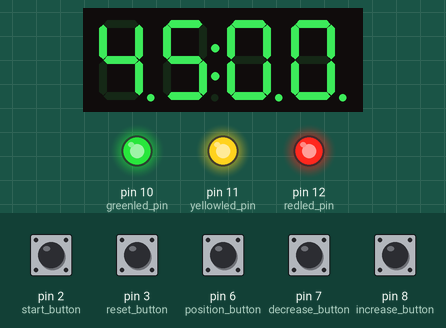
This sketch was run on a simulated Arduino Uno, built with avr-gcc and run on an emulated ATmega328P. Parts: 4-digit seven-segment display, output pins drawn as LEDs (lit = HIGH). Inputs (shaded band) come from the test bench; at power-on: pin 2 (start_button), pin 3 (reset_button), pin 6 (position_button) HIGH, pin 7 (decrease_button), pin 8 (increase_button) LOW.

Above: at 1.2 s.
1.3 s: pin 2 (start_button) pulled LOW for 0.15 s
At 3.5 s:
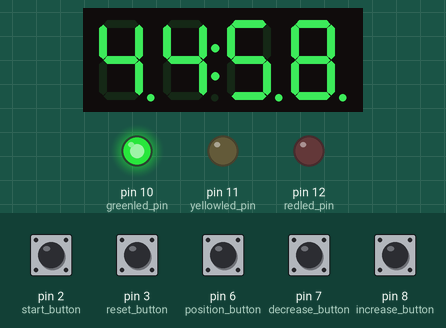
4.4 s: pin 3 (reset_button) pulled LOW for 0.15 s
At 5.6 s:
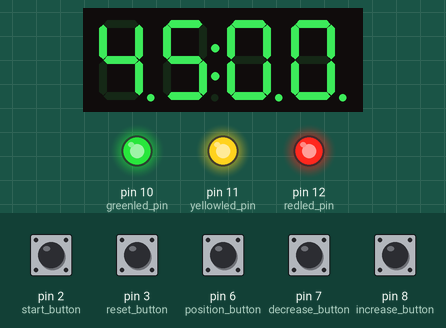
6.0 s: pin 6 (position_button) pulled LOW for 0.15 s
At 7.7 s:
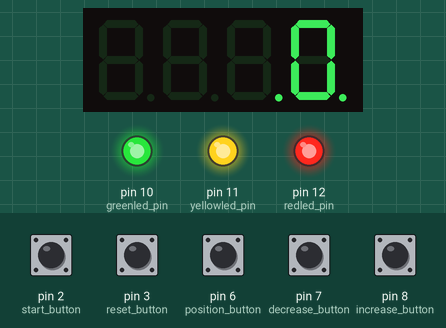
8.0 s: pin 7 (decrease_button) pulled HIGH for 1 s
At 9.8 s:
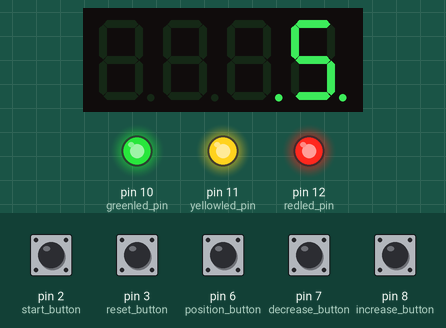
10.5 s: pin 8 (increase_button) pulled HIGH for 1 s
At 11.8 s:
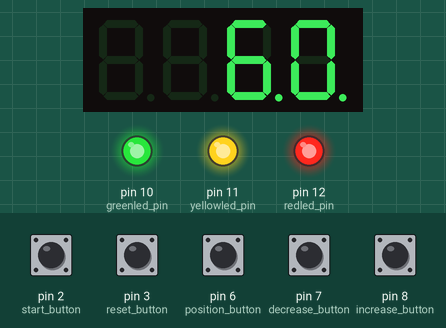
13.0 s: pin 2 (start_button) pulled LOW for 1 s
At 15.2 s:
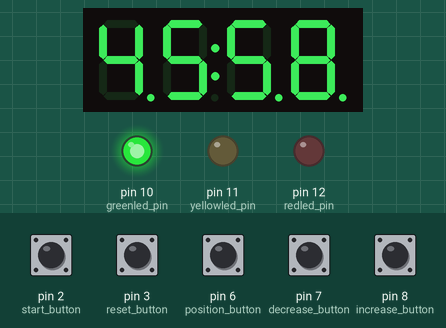
Timing chart, 0 to 16.7 s (numbered marks = the images above; inputs shaded):
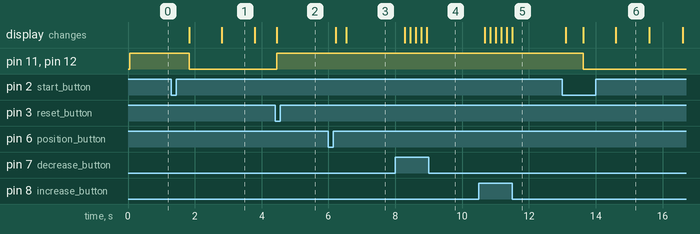

Measured:
- after the input at 1.3 s, pin 11 (yellowled_pin), pin 12 (redled_pin): HIGH → LOW after 0.53 s; the display: first changes after 0.53 s (image 1 shows a later state)
- after the input at 4.4 s, pin 11 (yellowled_pin), pin 12 (redled_pin): LOW → HIGH after 0.05 s
- after the input at 6.0 s, the display: first changes after 0.22 s (image 3 shows a later state)
- after the input at 8.0 s, the display: first changes after 0.28 s (image 4 shows a later state)
- after the input at 10.5 s, the display: first changes after 0.18 s (image 5 shows a later state)
- after the input at 13.0 s, pin 11 (yellowled_pin), pin 12 (redled_pin): HIGH → LOW after 0.63 s; the display: first changes after 0.10 s (image 6 shows a later state)
- what the display in image 1 shows lasts 1.0 s, from 2.8 s to 3.8 s

The sketch:

volcampcountdown.ino
```cpp
// Final code for the count down timer - start, pause, customizable timer
// Library by Avishay Orpaz (tools menu--> manage libraries--> type 'tm1637'--> install library by Avishay Orpaz)
// Code edited by Omkar Khade
// Optimized and LED light adding by Christophe

// Include Library
#include <Arduino.h>
#include <TM1637Display.h>

// Module connection pins (Digital Pins)
#define CLK 4
#define DIO 5

// Constants
const uint8_t OFF[] = {0, 0, 0, 0};
const unsigned int buzz_freq = 500;

// Global Variables
long int count_time;                // 1000ms in 1sec, 60secs in 1min, 60mins in 1hr. So, 1000x60x60 = 3600000ms = 1hr
long int reset_value;               // copy this value into count_time when the button is pressed next time
long int decrease_time;
long int greenled_time;
long int redled_time;
long int RedLightOnEnded;
unsigned long NewTime = 0;
unsigned long current_time = 0;
unsigned long previous_time = 0;
short int position_button = 6;            // Position button to Pin 6
short int decrease_button = 7;            // Decrease button to Pin 7
short int increase_button = 8;            // Increase button to Pin 3
short int start_button = 2;               // Start the timer button to Pin 2 (Start = pause button)
short int reset_button = 3;               // Reset button to Pin 3
short int greenled_pin = 10;              // Green LED to Pin 8
short int yellowled_pin = 11;             // Yellow LED to Pin 12
short int redled_pin = 12;                // Red LED to Pin 13
volatile short int start_pause = 0;
int seconds, minutes;
unsigned int left_value = 45;
unsigned int right_value = 0;
int Num = 0;                              // For switching between left & right part of the display(Even = left, Odd = right)

TM1637Display display(CLK, DIO);

void setup(){
  display.setBrightness(3);               // Display brightness (0= min, 7= max)
  display.clear();
  pinMode(start_button, INPUT);
  pinMode(increase_button, INPUT);
  pinMode(decrease_button, INPUT);
  pinMode(position_button, INPUT);
  pinMode(reset_button, INPUT);
  pinMode(greenled_pin, OUTPUT);
  pinMode(yellowled_pin, OUTPUT);
  pinMode(redled_pin, OUTPUT);

  // If start button changes from HIGH to LOW then START/PAUSE the timer
  attachInterrupt(digitalPinToInterrupt(start_button), startAndStop, FALLING);

  // If reset button changes from HIGH to LOW then REBOOT the Arduino
  attachInterrupt(digitalPinToInterrupt(reset_button), resetCountdown, FALLING);

  display.showNumberDecEx(left_value, 0b11100000, true, 2, 0);
  display.showNumberDecEx(right_value, 0b11100000, true, 2, 2);

  count_time = left_value*60 + right_value;
  reset_value = count_time;
  decrease_time = 0;
  allLEDon();
}

void allLEDon(){
  digitalWrite(greenled_pin,HIGH);
  digitalWrite(yellowled_pin,HIGH);
  digitalWrite(redled_pin,HIGH);
}

void loop(){
  if(start_pause == 1){

    delay(250);
    start_pause = 0;

    greenled_time = count_time/3;
    redled_time = greenled_time/3;

    // Pass this value to countDown function to start the timer
    if(count_time == 0){
      count_time = reset_value;
    }

    nextTime();
  }

  if(digitalRead(position_button) == 0){

    allLEDon();

    Num++;
    delay(200);

    // Sets the time for left part of the display
    while(Num % 2 == 0 && digitalRead(position_button) == 1 && start_pause == 0){

      if(digitalRead(increase_button) == 0){
        if(left_value<99){
          left_value++;
        } else {
          left_value=0;
        }
        delay(100);
      }

      if(digitalRead(decrease_button) == 0){
        if (left_value>0){
          left_value--;
        } else {
          left_value=99;
        }
        delay(100);
      }
      display.showNumberDecEx(left_value, 0b11100000, false, 2, 0);
    }

    display.clear();

    // Sets the time for right part of the display
    while(Num % 2 != 0 && digitalRead(position_button) == 1 && start_pause == 0){

      if(digitalRead(increase_button) == 0){
         if(right_value<60){
          right_value++;
         }else {
          right_value=0;
        }
        delay(150);
      }
      if(digitalRead(decrease_button) == 0){
        if (right_value>0){
          right_value--;
        }else {
          right_value=60;
        }
        delay(150);
      }
      display.showNumberDecEx(right_value, 0b11100000, false, 2, 2);
    }

    display.clear();

    count_time = left_value*60 + right_value;       // This is for if you want to start the timer next time
    reset_value = count_time;                       // with the previous set-time
  }
}

void nextTime(){
  delay(250);

  // CountDown
  while(count_time > 0 && start_pause == 0 && decrease_time == 0){
    current_time = millis();

    if(current_time - previous_time >= 1000){          // Update the display after every one second
      NewTime = count_time - 1;                       // Calculate the time remaining

      seconds = (NewTime % 60);                       // To display the countdown in mm:ss format
      minutes = ((NewTime / 60) % 60 );               //separate CountTime in two parts

      display.showNumberDecEx(seconds, 0b11100000, true, 2, 2); // Display the seconds in the last two places
      display.showNumberDecEx(minutes, 0b11100000, true, 2, 0); // Display the minutes in the first two places, with colon

      count_time = NewTime;                  // Update the time remaining
      previous_time = current_time;          // For one second time interval

      left_value = minutes;
      right_value = seconds;
    }
    if (NewTime<greenled_time){
      digitalWrite(greenled_pin,LOW);
      if (NewTime>redled_time){
        digitalWrite(yellowled_pin,HIGH);
      } else {
        digitalWrite(yellowled_pin,LOW);
        digitalWrite(redled_pin,HIGH);
      }
    } else {
        digitalWrite(greenled_pin,HIGH);
        digitalWrite(yellowled_pin,LOW);
        digitalWrite(redled_pin,LOW);
    }
  }

  // CountUp after Touch-down
  if(count_time == 0) {
    // Count down is completed, now make the display OFF
    decrease_time = 1;
    RedLightOnEnded = 0;
    digitalWrite(greenled_pin,LOW);
    digitalWrite(yellowled_pin,LOW);
    while(start_pause == 0){
      current_time = millis();

      if(current_time - previous_time >= 1000){          // Update the display after every one second
        NewTime = count_time + 1;                       // Calculate the time remaining

        seconds = (NewTime % 60);                       // To display the countdown in mm:ss format
        minutes = ((NewTime / 60) % 60 );               //separate CountTime in two parts

        display.showNumberDecEx(seconds, 0b11100000, true, 2, 2); // Display the seconds in the last two places
        display.showNumberDecEx(minutes, 0b11100000, true, 2, 0); // Display the minutes in the first two places, with colon

        count_time = NewTime;                  // Update the time remaining
        previous_time = current_time;          // For one second time interval

        left_value = minutes;
        right_value = seconds;
        if(RedLightOnEnded == 0) {
          digitalWrite(redled_pin,HIGH);
          RedLightOnEnded = 1;
        }else {
          digitalWrite(redled_pin,LOW);
          RedLightOnEnded = 0;
        }
      }
    }
  } else {
    // Display the time stored when the Pause(Start) button is pressed
    display.showNumberDecEx(seconds, 0b11100000, true, 2, 2);
    display.showNumberDecEx(minutes, 0b11100000, true, 2, 0);
    start_pause = 0;
    delay(100);
  }
}

void startAndStop(){
  start_pause = 1;
}

void resetCountdown(){
  delay(100);
  asm volatile("jmp 0x00");
}
```
